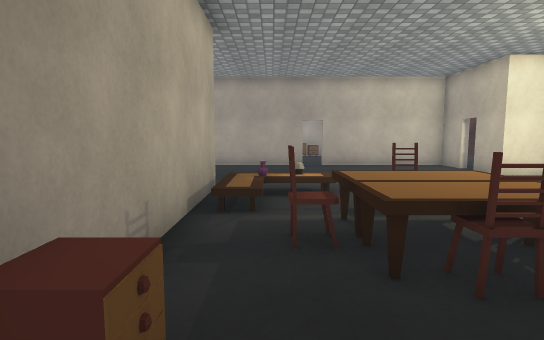
view 1 (above)

24 first-person views from a walk through a scene from a Unity 3-D project. The camera is 1.3 m above the floor, tilts 6° down and sees 80° across. Doors are open. The floor is counted in squares, 1 m on a side. Each view is taken from the middle of a square. On the plan, view 1 faces up. The plan holds only what a view shows up to about 14 squares ahead; the rest is blank. The place goes on beyond the plan. The player is left out. Some surface patterns are stand-ins.

view 2
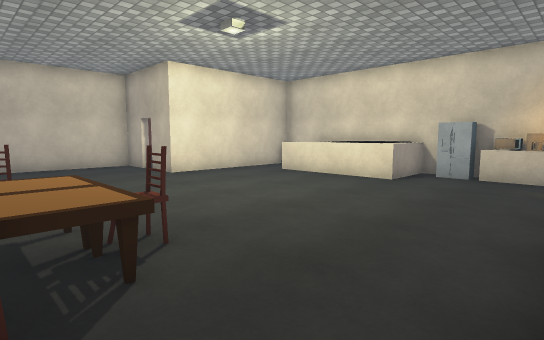

view 3
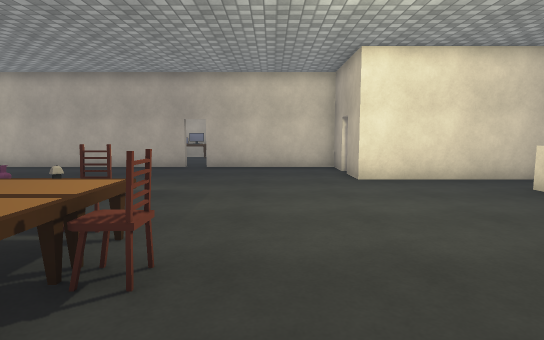

view 4
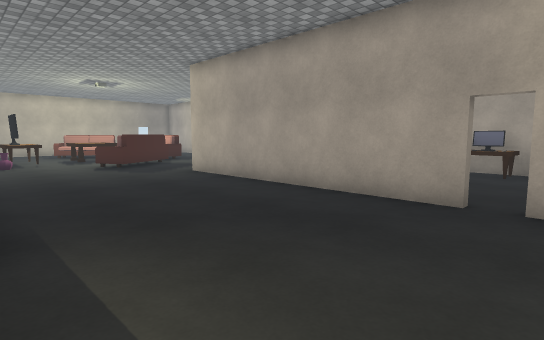

view 5
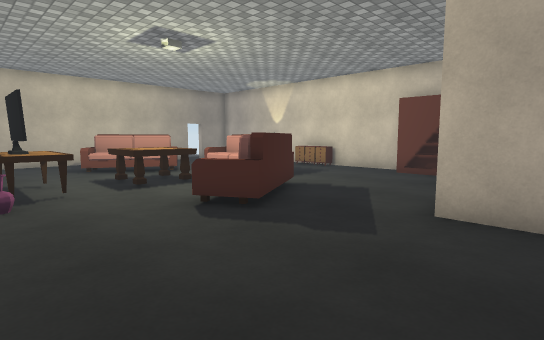

view 6
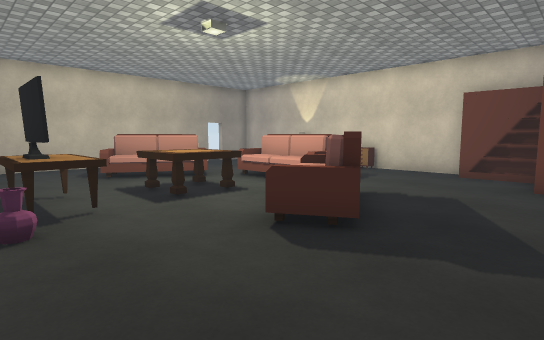

view 7
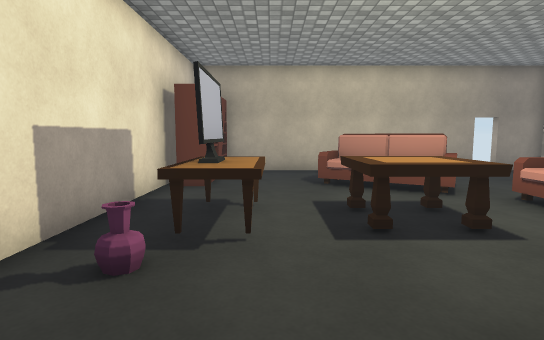

view 8
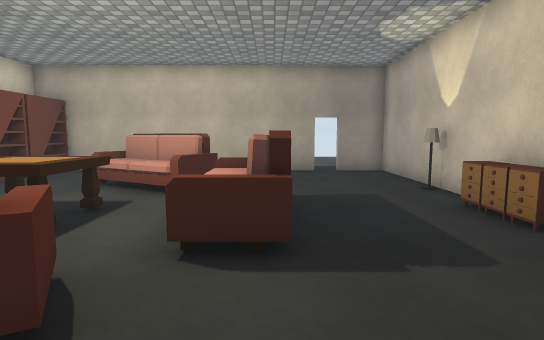

view 9
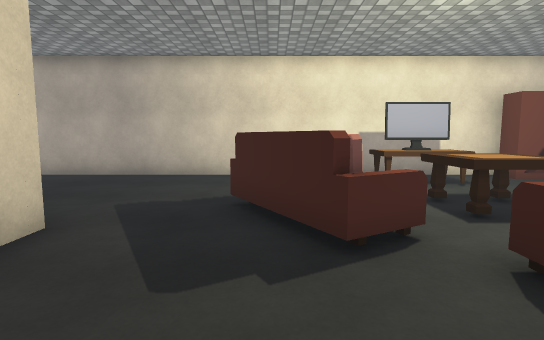

view 10
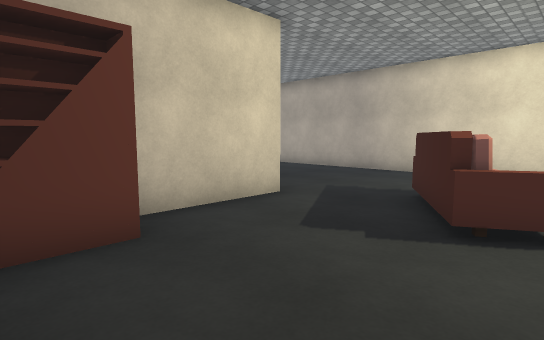

view 11
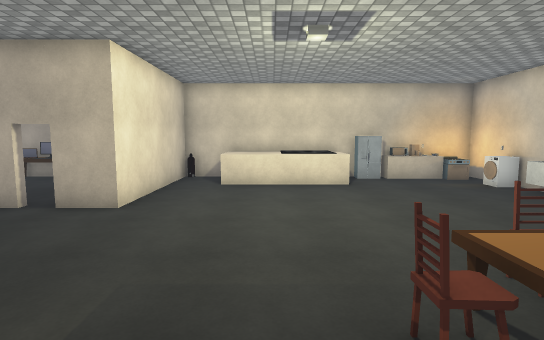

view 12
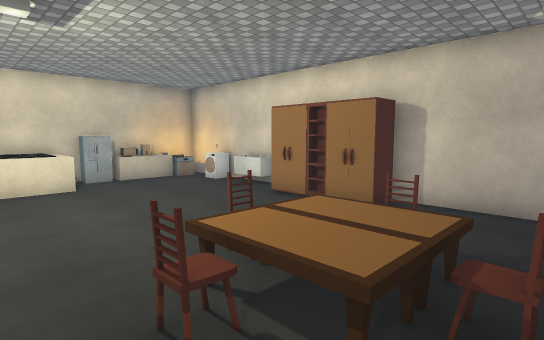

view 13
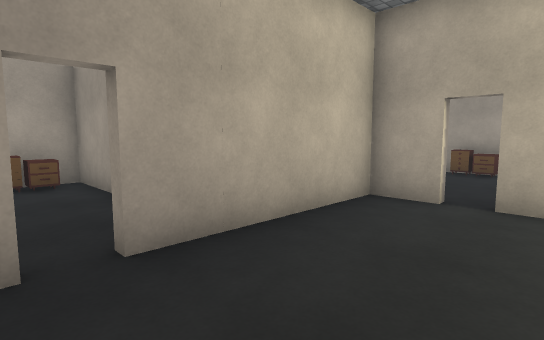

view 14
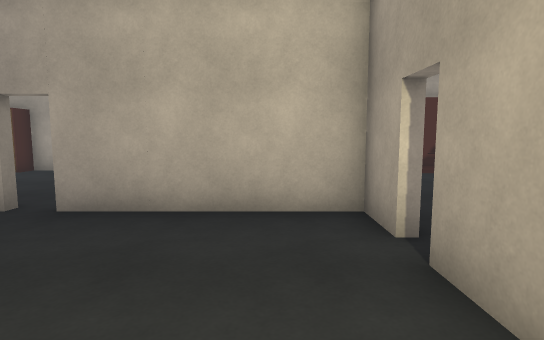

view 15
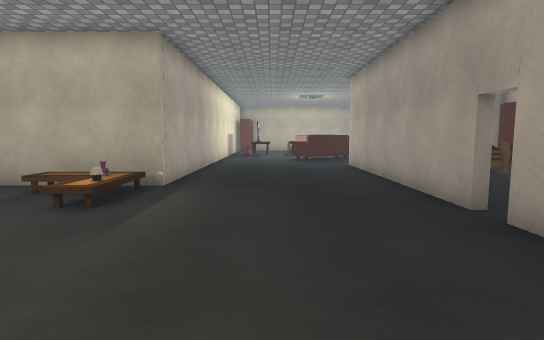

view 16
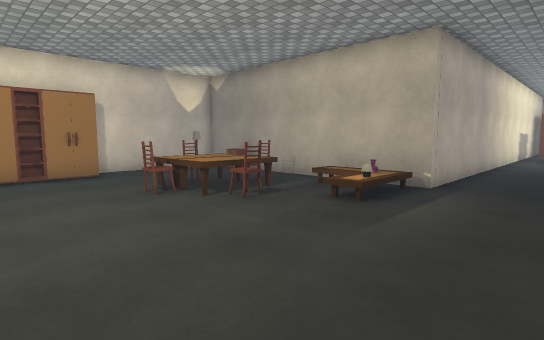

view 17
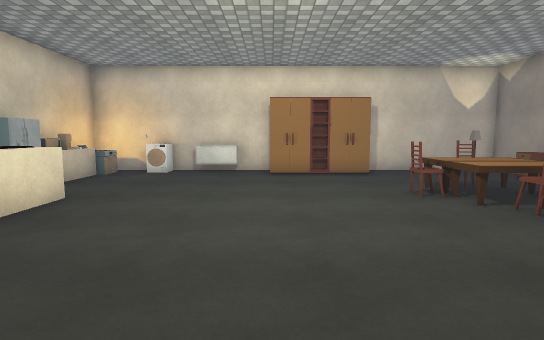

view 18
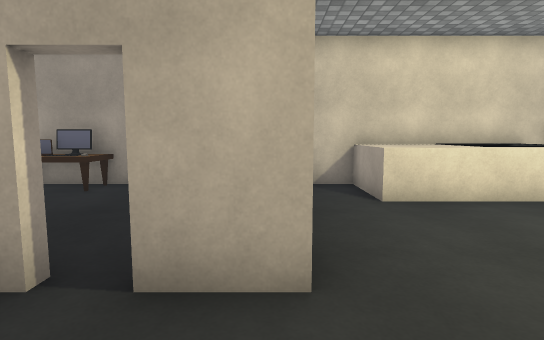

view 19
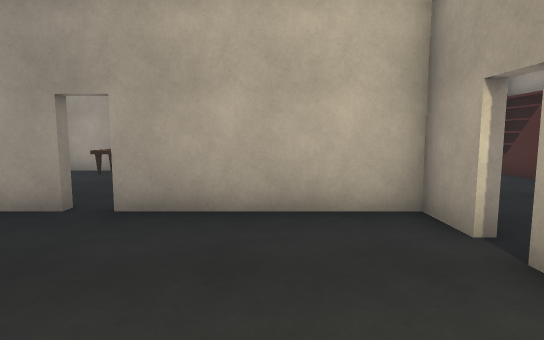

view 20
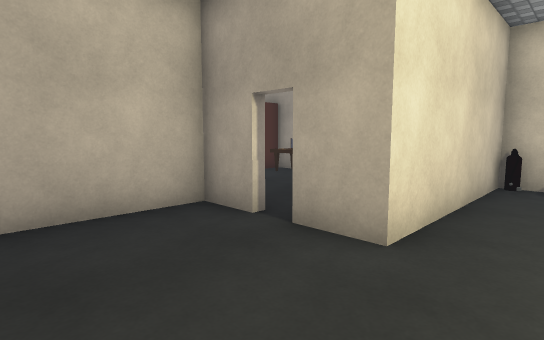

view 21
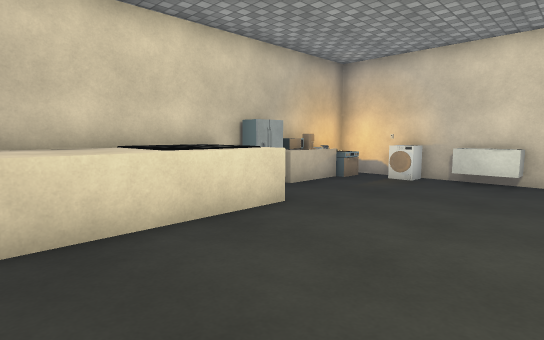

view 22
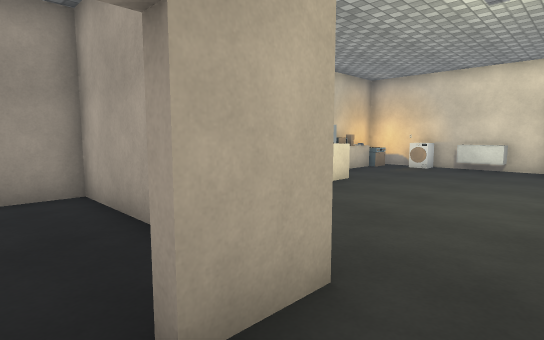

view 23
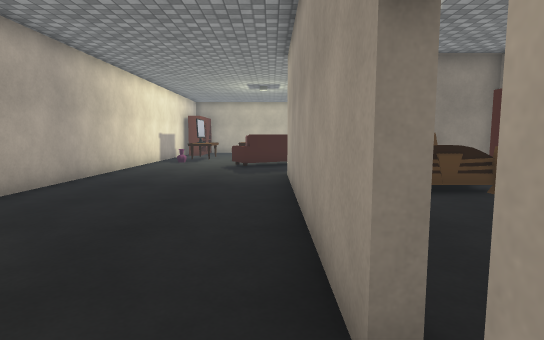

view 24
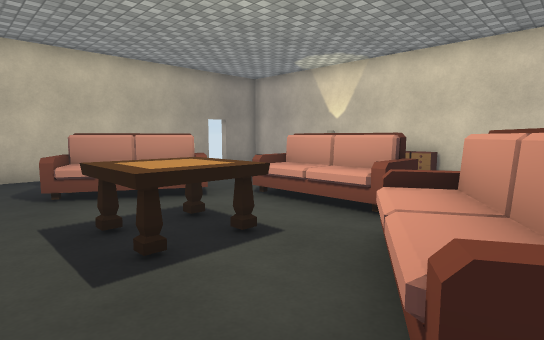

### Floor plan
Key: @ floor where view 1 was taken; # wall or solid block; . floor; / step, stairs or slope; D open door; = window, fence, low wall or low ledge; ^ raised ledge; C chair; T table; N nightstand; F fridge; S sofa; A vase; B bookshelf; L lamp; E stove; I sink; W washer; R wardrobe; G bed; O other object.
Columns run from 22 left of view 1 to 14 right of it. Each row starts with its distance up from view 1.
 21 ####L#NN####BB##BBRR##T#NN#       BB
 20 #..........BBB##BBRR.TTTNN#      BBB
 19 D............B#G  G...... #      ..B
 18 #............B#   G.......      ...B#
 17 # ....SSSS....#    .......      ..TT#
 16 #  .S.SSSSS...#     .....      ...TT#
 15 #  .SS...SSS..##########D######...TT#
 14 #  SSSTTT.SS..................#....N#
 13 #. SS.TTT.SSS.................D....N#
 12 #..S..TTT..S..................D.....#
 11 #.....TTT.....................#######
 10 #.....TTTA.........................O#
  9 BBBBB....A........................^^#
  8   ###################///..........^^#
  7                     #///.........=OO#
  6                     #//..C.......=OO#
  5                     #..TCC.......=OO#
  4                     #.CCTCC.......=##
  3                     #..TCT.........F#
  2                     #..............O#
  1                     #N.............O#
  0                     #.@...#R##.....E#
 -1                     ##O#######IIIWOE#

Positions as (right, up) in squares from view 1, and headings:
1: (0, 0), facing up
2: (2, 0), facing up-right
3: (5, 1), facing up
4: (3, 8), facing up-left
5: (-6, 9), facing up-left
6: (-8, 9), facing up-left
7: (-10, 11), facing left
8: (-10, 17), facing left
9: (-11, 19), facing down
10: (-13, 20), facing down-right
11: (0, 7), facing right
12: (0, 7), facing down-right
13: (1, 11), facing up-right
14: (6, 9), facing up
15: (7, 11), facing left
16: (7, 11), facing down-left
17: (7, 11), facing down
18: (5, 11), facing right
19: (5, 9), facing up
20: (4, 9), facing up-right
21: (7, 9), facing down-right
22: (6, 13), facing down-right
23: (3, 14), facing left
24: (-11, 11), facing up-left
